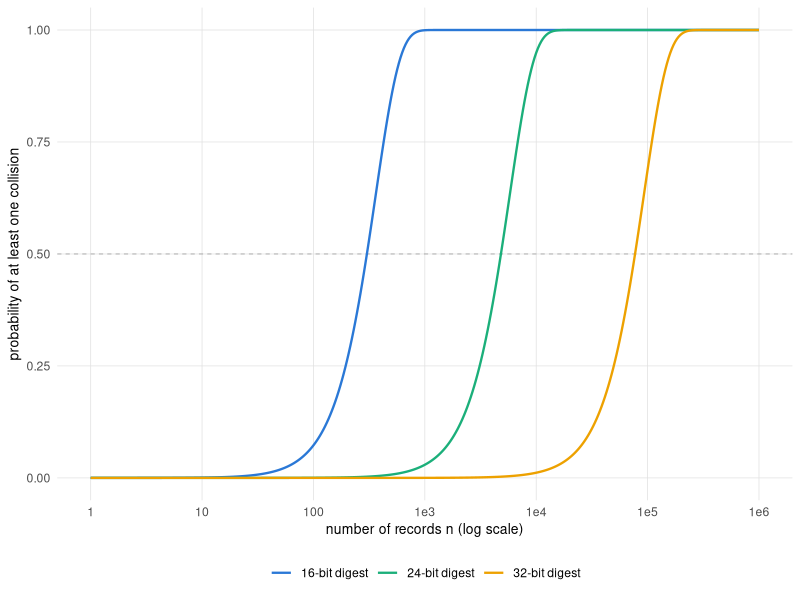
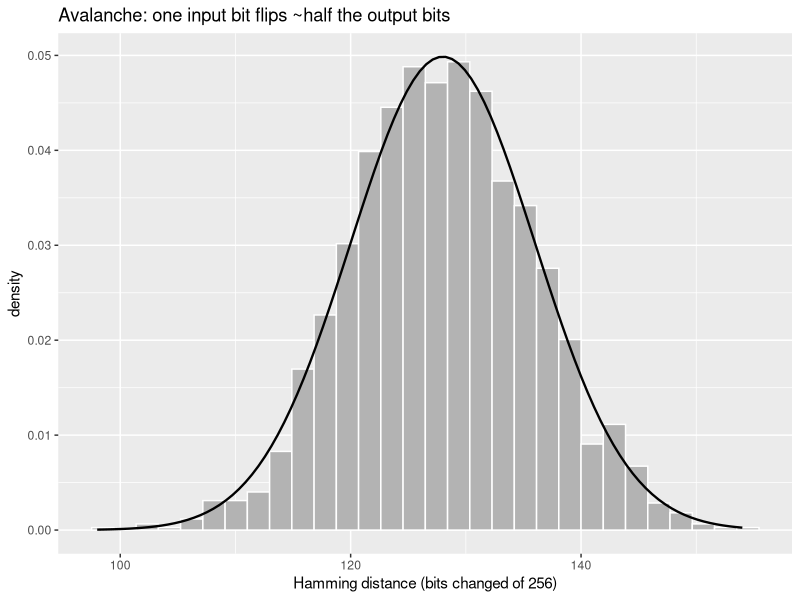
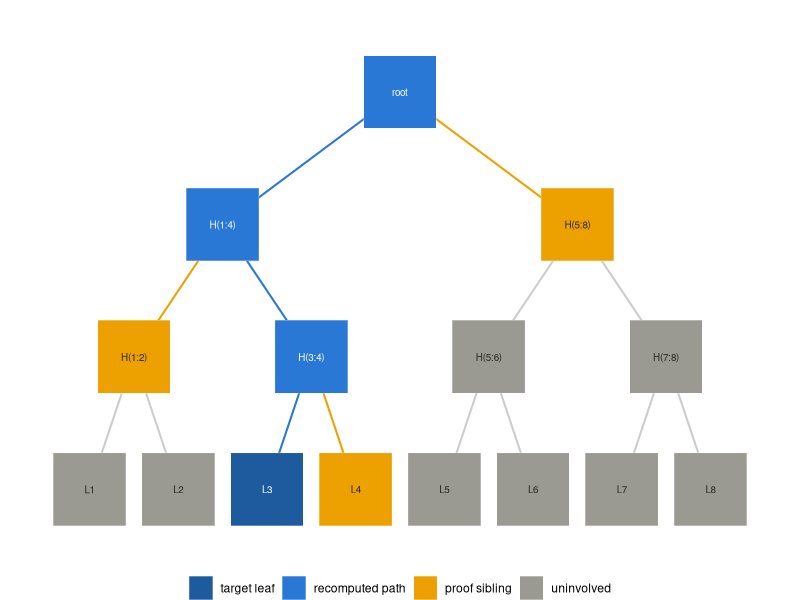
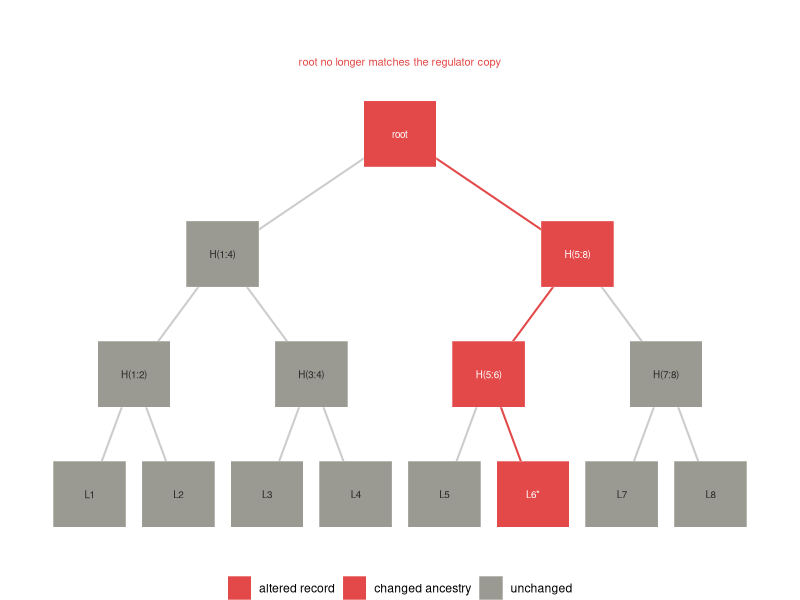

R code for these plots, in order: (Note: this script raises an error after producing the figures.)
## ---- chunk 1
library(digest)
h <- function(x) digest(x, algo = 'sha256',
                        serialize = FALSE)

h('trial-record: patient 001, arm A')
h('trial-record: patient 001, arm B')
## ---- chunk 2
set.seed(202)

first_collision <- function(bits) {
  seen <- character(0)
  n <- 0L
  repeat {
    n <- n + 1L
    d <- substr(h(paste0('x-', n, '-',
                         sample(1e9, 1))), 1,
                bits %/% 4)
    if (d %in% seen) return(n)
    seen <- c(seen, d)
  }
}

reps <- 300
draws16 <- replicate(reps, first_collision(16))
c(mean_draws = mean(draws16),
  birthday_expectation = sqrt(pi * 2^16 / 2))
## ---- chunk 3
#| label: fig-birthday-prob
#| fig-cap: 'The birthday square-root law across digest widths: each added byte of width postpones the point where an accidental collision becomes likely by a factor of sixteen, since the crossover sits near two to the b over two records.'
library(ggplot2)
library(tibble)
library(dplyr)
library(tidyr)

PAL <- c('#2a78d6', '#1baf7a', '#eda100', '#008300',
         '#4a3aa7', '#e34948', '#e87ba4', '#eb6834')

book_theme <- theme_minimal(base_size = 11) +
  theme(
    panel.grid.minor = element_blank(),
    panel.grid.major = element_line(
      linewidth = 0.25, colour = 'grey88'),
    axis.title = element_text(size = 10),
    legend.position = 'bottom')

coll_prob <- function(n, b) 1 - exp(-n * (n - 1) / 2^(b + 1))
n_grid <- 10^seq(0, 6, length.out = 400)
bday <- tidyr::expand_grid(n = n_grid,
                           b = c(16L, 24L, 32L)) |>
  dplyr::mutate(
    p = coll_prob(n, b),
    width = factor(paste0(b, '-bit digest'),
                   levels = c('16-bit digest',
                              '24-bit digest',
                              '32-bit digest')))

ggplot(bday, aes(n, p, colour = width)) +
  geom_hline(yintercept = 0.5, linewidth = 0.25,
             colour = 'grey60', linetype = 2) +
  geom_line(linewidth = 0.8) +
  scale_x_log10(breaks = 10^(0:6),
                labels = c('1', '10', '100', '1e3',
                           '1e4', '1e5', '1e6')) +
  scale_colour_manual(values = PAL[1:3], name = NULL) +
  labs(x = 'number of records n (log scale)',
       y = 'probability of at least one collision') +
  book_theme
## ---- chunk 4
hex_to_bits <- function(hex) {
  bytes <- strtoi(
    substring(hex, seq(1, nchar(hex), 2),
              seq(2, nchar(hex), 2)),
    base = 16L)
  bits <- vapply(bytes,
    function(b) as.integer(rev(intToBits(b)[1:8])),
    integer(8))
  as.vector(bits)
}

flip_last_char <- function(s) {
  n <- nchar(s)
  ch <- substr(s, n, n)
  repl <- if (ch == 'a') 'b' else 'a'
  paste0(substr(s, 1, n - 1), repl)
}

set.seed(1)
N <- 4000
strs <- paste0('msg-', sprintf('%05d', sample(1e6, N)))
ham <- vapply(strs, function(s) {
  b1 <- hex_to_bits(h(s))
  b2 <- hex_to_bits(h(flip_last_char(s)))
  sum(b1 != b2)
}, numeric(1))

c(mean = mean(ham), sd = sd(ham),
  binom_sd = sqrt(256 * 0.25))
## ---- chunk 5
#| label: fig-avalanche
#| fig-cap: 'Avalanche effect. Hamming distance between the SHA-256 digests of a string and its one-character perturbation, over 4000 strings, against the Normal approximation to Binomial(256, 0.5).'
library(ggplot2)
library(tibble)

ggplot(tibble(ham = ham), aes(ham)) +
  geom_histogram(aes(y = after_stat(density)),
                 bins = 30, fill = 'grey70',
                 colour = 'white') +
  stat_function(
    fun = function(x) dnorm(x, 128, sqrt(64)),
    linewidth = 0.8) +
  labs(x = 'Hamming distance (bits changed of 256)',
       y = 'density',
       title = 'Avalanche: one input bit flips ~half the output bits')
## ---- chunk 6
set.seed(2)
M <- 50000
first_byte <- vapply(seq_len(M), function(i) {
  strtoi(substr(h(paste0('u-', i)), 1, 2),
         base = 16L)
}, numeric(1))

obs <- tabulate(first_byte + 1, nbins = 256)
chisq <- chisq.test(obs, p = rep(1 / 256, 256))
c(statistic = unname(chisq$statistic),
  df = unname(chisq$parameter),
  p_value = chisq$p.value)
## ---- chunk 7
hash_pair <- function(a, b) h(paste0(a, b))

merkle_root <- function(leaves) {
  level <- vapply(leaves, h, character(1))
  while (length(level) > 1) {
    if (length(level) %% 2 == 1) {
      level <- c(level, level[length(level)])
    }
    idx <- seq(1, length(level), by = 2)
    level <- vapply(idx,
      function(i) hash_pair(level[i], level[i + 1]),
      character(1))
  }
  unname(level)
}

set.seed(101)
records <- paste0('trial-record-',
                  sprintf('%03d', 1:8))
root <- merkle_root(records)
root
## ---- chunk 8
merkle_proof <- function(leaves, index) {
  level <- vapply(leaves, h, character(1))
  proof <- list()
  i <- index
  while (length(level) > 1) {
    if (length(level) %% 2 == 1) {
      level <- c(level, level[length(level)])
    }
    # sibling is to the right of an odd (left) node,
    # to the left of an even (right) node
    if (i %% 2 == 1) {
      proof[[length(proof) + 1]] <-
        list(hash = unname(level[i + 1]),
             side = 'right')
    } else {
      proof[[length(proof) + 1]] <-
        list(hash = unname(level[i - 1]),
             side = 'left')
    }
    idx <- seq(1, length(level), by = 2)
    level <- vapply(idx,
      function(j) hash_pair(level[j], level[j + 1]),
      character(1))
    i <- (i + 1) %/% 2
  }
  proof
}

merkle_verify <- function(leaf, proof, root) {
  acc <- h(leaf)
  for (step in proof) {
    acc <- if (step$side == 'right')
             hash_pair(acc, step$hash)
           else hash_pair(step$hash, acc)
  }
  acc == root
}
## ---- chunk 9
proof_3 <- merkle_proof(records, 3)

all_verify <- vapply(seq_along(records),
  function(k) merkle_verify(records[k],
    merkle_proof(records, k), root),
  logical(1))

c(all_leaves_verify = all(all_verify),
  proof_length = length(proof_3),
  log2_leaves = log2(length(records)),
  forged_leaf_verifies =
    merkle_verify('trial-record-forged',
                  proof_3, root))
## ---- chunk 10
#| label: fig-merkle-proof
#| fig-cap: 'Inclusion proof for the third of eight leaves. The verifier holds only the target leaf in dark blue and the three sibling hashes in amber, and rehashes up the blue path to reconstruct the root; the six uninvolved records in grey are never revealed.'
library(ggplot2)
library(tibble)

nodes <- tibble::tribble(
  ~x,  ~y, ~label,   ~role,
  1,   0, 'L1',     'other',
  2,   0, 'L2',     'other',
  3,   0, 'L3',     'target',
  4,   0, 'L4',     'sibling',
  5,   0, 'L5',     'other',
  6,   0, 'L6',     'other',
  7,   0, 'L7',     'other',
  8,   0, 'L8',     'other',
  1.5, 1, 'H(1:2)', 'sibling',
  3.5, 1, 'H(3:4)', 'path',
  5.5, 1, 'H(5:6)', 'other',
  7.5, 1, 'H(7:8)', 'other',
  2.5, 2, 'H(1:4)', 'path',
  6.5, 2, 'H(5:8)', 'sibling',
  4.5, 3, 'root',   'path')

edges <- tibble::tribble(
  ~x,  ~y, ~xend, ~yend, ~erole,
  1,   0, 1.5, 1, 'other',
  2,   0, 1.5, 1, 'other',
  3,   0, 3.5, 1, 'path',
  4,   0, 3.5, 1, 'sibling',
  5,   0, 5.5, 1, 'other',
  6,   0, 5.5, 1, 'other',
  7,   0, 7.5, 1, 'other',
  8,   0, 7.5, 1, 'other',
  1.5, 1, 2.5, 2, 'sibling',
  3.5, 1, 2.5, 2, 'path',
  5.5, 1, 6.5, 2, 'other',
  7.5, 1, 6.5, 2, 'other',
  2.5, 2, 4.5, 3, 'path',
  6.5, 2, 4.5, 3, 'sibling')

txt_col <- ifelse(nodes$role %in% c('target', 'path'),
                  'white', 'grey15')
nodes$role <- factor(nodes$role,
  levels = c('target', 'path', 'sibling', 'other'),
  labels = c('target leaf', 'recomputed path',
             'proof sibling', 'uninvolved'))

fill_named <- c('target leaf' = '#1d5a9e',
                'recomputed path' = '#2a78d6',
                'proof sibling' = '#eda100',
                'uninvolved' = '#9a9a92')
edge_cols <- c(path = '#2a78d6', sibling = '#eda100',
               other = 'grey80')

ggplot() +
  geom_segment(data = edges,
    aes(x = x, y = y, xend = xend, yend = yend,
        colour = erole),
    linewidth = 0.7, show.legend = FALSE) +
  scale_colour_manual(values = edge_cols) +
  geom_tile(data = nodes, aes(x = x, y = y, fill = role),
            width = 0.82, height = 0.55, colour = 'white') +
  geom_text(data = nodes, aes(x = x, y = y, label = label),
            colour = txt_col, size = 2.5) +
  scale_fill_manual(values = fill_named, name = NULL) +
  expand_limits(x = c(0.4, 8.6), y = c(-0.4, 3.5)) +
  theme_void(base_size = 11) +
  theme(legend.position = 'bottom')
## ---- chunk 11
#| label: fig-tamper
#| fig-cap: 'Tamper propagation. A single post-lock edit to one record changes its leaf hash, and by collision resistance the change cascades up every ancestor in red until the root no longer matches the value the regulator holds.'
library(ggplot2)
library(tibble)

tnodes <- tibble::tribble(
  ~x,  ~y, ~label,   ~role,
  1,   0, 'L1',     'other',
  2,   0, 'L2',     'other',
  3,   0, 'L3',     'other',
  4,   0, 'L4',     'other',
  5,   0, 'L5',     'other',
  6,   0, 'L6*',    'tampered',
  7,   0, 'L7',     'other',
  8,   0, 'L8',     'other',
  1.5, 1, 'H(1:2)', 'other',
  3.5, 1, 'H(3:4)', 'other',
  5.5, 1, 'H(5:6)', 'prop',
  7.5, 1, 'H(7:8)', 'other',
  2.5, 2, 'H(1:4)', 'other',
  6.5, 2, 'H(5:8)', 'prop',
  4.5, 3, 'root',   'prop')

tedges <- tibble::tribble(
  ~x,  ~y, ~xend, ~yend, ~erole,
  1,   0, 1.5, 1, 'other',
  2,   0, 1.5, 1, 'other',
  3,   0, 3.5, 1, 'other',
  4,   0, 3.5, 1, 'other',
  5,   0, 5.5, 1, 'other',
  6,   0, 5.5, 1, 'prop',
  7,   0, 7.5, 1, 'other',
  8,   0, 7.5, 1, 'other',
  1.5, 1, 2.5, 2, 'other',
  3.5, 1, 2.5, 2, 'other',
  5.5, 1, 6.5, 2, 'prop',
  7.5, 1, 6.5, 2, 'other',
  2.5, 2, 4.5, 3, 'other',
  6.5, 2, 4.5, 3, 'prop')

ttxt <- ifelse(tnodes$role %in% c('tampered', 'prop'),
               'white', 'grey15')
tnodes$role <- factor(tnodes$role,
  levels = c('tampered', 'prop', 'other'),
  labels = c('altered record', 'changed ancestry',
             'unchanged'))

tfill <- c('altered record' = '#e34948',
           'changed ancestry' = '#e34948',
           'unchanged' = '#9a9a92')
tedge <- c(prop = '#e34948', other = 'grey80')

ggplot() +
  geom_segment(data = tedges,
    aes(x = x, y = y, xend = xend, yend = yend,
        colour = erole),
    linewidth = 0.7, show.legend = FALSE) +
  scale_colour_manual(values = tedge) +
  geom_tile(data = tnodes, aes(x = x, y = y, fill = role),
            width = 0.82, height = 0.55, colour = 'white') +
  geom_text(data = tnodes, aes(x = x, y = y, label = label),
            colour = ttxt, size = 2.5) +
  annotate('text', x = 4.5, y = 3.6,
           label = 'root no longer matches the regulator copy',
           colour = '#e34948', size = 2.8) +
  scale_fill_manual(values = tfill, name = NULL) +
  expand_limits(x = c(0.4, 8.6), y = c(-0.4, 3.9)) +
  theme_void(base_size = 11) +
  theme(legend.position = 'bottom')
## ---- chunk 12
mod_inv <- function(a, p) {
  a <- a %% p
  for (x in 1:(p - 1)) if ((a * x) %% p == 1) return(x)
  stop('no inverse')
}

# Curve: y^2 = x^3 + a x + b over F_p,
# with the point at infinity as NA.
ec_add <- function(P, Q, a, p) {
  if (all(is.na(P))) return(Q)
  if (all(is.na(Q))) return(P)
  if (P[1] == Q[1] && (P[2] + Q[2]) %% p == 0)
    return(c(NA, NA))
  if (all(P == Q)) {
    m <- ((3 * P[1]^2 + a) * mod_inv(2 * P[2], p)) %% p
  } else {
    m <- ((Q[2] - P[2]) *
          mod_inv((Q[1] - P[1]) %% p, p)) %% p
  }
  xr <- (m^2 - P[1] - Q[1]) %% p
  yr <- (m * (P[1] - xr) - P[2]) %% p
  c(xr %% p, yr %% p)
}

p <- 97; a <- 0; b <- 7   # secp256k1's equation, tiny field
pts <- do.call(rbind, Filter(Negate(is.null),
  lapply(0:(p - 1), function(x) {
    y2 <- (x^3 + a * x + b) %% p
    ys <- which(((0:(p - 1))^2 %% p) == y2) - 1
    if (length(ys)) cbind(x, ys) else NULL
  })))

P <- pts[3, ]; Q <- pts[5, ]; R <- pts[9, ]
lhs <- ec_add(ec_add(P, Q, a, p), R, a, p)
rhs <- ec_add(P, ec_add(Q, R, a, p), a, p)
list(n_points = nrow(pts) + 1L,   # +1 for the point at infinity
     P = P, Q = Q, R = R,
     associative = isTRUE(all.equal(lhs, rhs)),
     result = lhs)
## ---- chunk 13
# Toy curve y^2 = x^3 + 7 over F_97; prime group order n = 79.
n <- 79
ec_mul <- function(k, P, a, p) {      # double-and-add
  Rr <- c(NA, NA); Acc <- P; k <- k %% n
  while (k > 0) {
    if (k %% 2 == 1) Rr <- ec_add(Rr, Acc, a, p)
    Acc <- ec_add(Acc, Acc, a, p); k <- k %/% 2
  }
  Rr
}
G <- pts[1, ]                          # a generator (order 79)

sign_ecdsa <- function(m, d, k) {
  R <- ec_mul(k, G, a, p); r <- R[1] %% n
  s <- (mod_inv(k, n) * (m + r * d)) %% n
  c(r = r, s = s)
}
verify_ecdsa <- function(m, sig, Q) {
  w  <- mod_inv(sig[['s']], n)
  u1 <- (m * w) %% n; u2 <- (sig[['r']] * w) %% n
  X  <- ec_add(ec_mul(u1, G, a, p), ec_mul(u2, Q, a, p), a, p)
  !all(is.na(X)) && (X[1] %% n) == sig[['r']]
}

d <- 42; Q <- ec_mul(d, G, a, p)       # key pair
sig <- sign_ecdsa(m = 17, d = d, k = 13)
list(public_key = Q, signature = sig,
     verifies       = verify_ecdsa(17, sig, Q),
     wrong_message  = verify_ecdsa(18, sig, Q))
## ---- chunk 14
k <- 13                                # the fatal reuse
sA <- sign_ecdsa(17, d, k)
sB <- sign_ecdsa(55, d, k)             # same k, new message
k_rec <- ((17 - 55) *
          mod_inv((sA[['s']] - sB[['s']]) %% n, n)) %% n
d_rec <- ((sA[['s']] * k_rec - 17) *
          mod_inv(sA[['r']], n)) %% n
c(same_r = unname(sA[['r']] == sB[['r']]),
  recovered_key = d_rec, true_key = d)
## ---- chunk 15
#| label: fig-zk-soundness
#| fig-cap: 'Soundness error under repetition. A sigma-protocol with per-round soundness error one half sees that error fall geometrically as two to the minus t over t independent rounds, crossing the conventional 0.05 level between the fourth and fifth round.'
library(ggplot2)
library(tibble)

PAL <- c('#2a78d6', '#1baf7a', '#eda100', '#008300',
         '#4a3aa7', '#e34948', '#e87ba4', '#eb6834')

book_theme <- theme_minimal(base_size = 11) +
  theme(
    panel.grid.minor = element_blank(),
    panel.grid.major = element_line(
      linewidth = 0.25, colour = 'grey88'),
    axis.title = element_text(size = 10),
    legend.position = 'bottom')

rounds <- 0:12
sound <- tibble::tibble(t = rounds, err = (1 / 2)^rounds)

ggplot(sound, aes(t, err)) +
  geom_hline(yintercept = 0.05, linewidth = 0.25,
             colour = 'grey60', linetype = 2) +
  geom_line(linewidth = 0.8, colour = PAL[1]) +
  geom_point(size = 1.6, colour = PAL[1]) +
  annotate('text', x = 9, y = 0.075,
           label = 'conventional 0.05 level',
           colour = 'grey40', size = 2.8) +
  scale_y_log10(breaks = 10^(0:-4),
                labels = c('1', '0.1', '0.01',
                           '0.001', '0.0001')) +
  scale_x_continuous(breaks = seq(0, 12, 2)) +
  labs(x = 'number of independent rounds t',
       y = 'soundness error (log scale)') +
  book_theme
## ---- chunk 16
set.seed(303)

# SYNTHETIC locked trial dataset: one row per
# subject, serialised to a canonical string.
locked <- data.frame(
  subject = sprintf('S%04d', 1:16),
  arm = sample(c('A', 'B'), 16, replace = TRUE),
  outcome = rbinom(16, 1, 0.3),
  stringsAsFactors = FALSE
)
record_strings <- with(locked,
  paste(subject, arm, outcome, sep = '|'))

published_root <- merkle_root(record_strings)

# An auditor is handed subject 7's record plus a
# proof, and verifies membership against the
# published root alone.
k <- 7
audit_ok <- merkle_verify(
  record_strings[k],
  merkle_proof(record_strings, k),
  published_root)

# Someone alters subject 12's outcome after lock.
tampered <- record_strings
tampered[12] <- paste0(tampered[12], '-edited')

c(auditor_confirms_membership = audit_ok,
  proof_hashes = length(merkle_proof(record_strings, k)),
  tamper_changes_root =
    merkle_root(tampered) != published_root)
